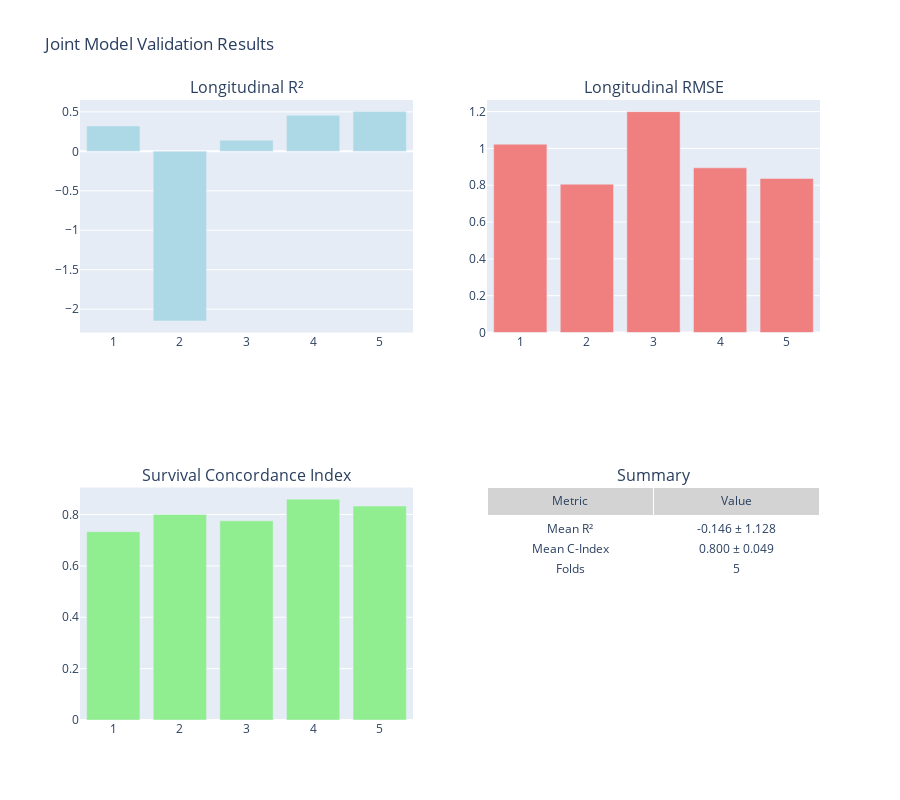

The notebook cell this image was saved under:
### Code cell
if hasattr(pipeline.validator, 'validation_results') and pipeline.validator.validation_results:
    # Plot validation metrics across folds
    pipeline.validator.plot_validation_metrics()
else:
    print("   Note: Validation plots not available - run validation first")

### Figure 1 — Plotly figure (JSON) as saved in the notebook; plotly's stock layout.template omitted (floating-point values rounded to 4 significant figures)
{"data": [{"marker": {"color": "lightblue"}, "name": "R²", "type": "bar", "x": [1, 2, 3, 4, 5], "xaxis": "x", "y": [0.3213, -2.148, 0.1397, 0.4557, 0.5028], "yaxis": "y"}, {"marker": {"color": "lightcoral"}, "name": "RMSE", "type": "bar", "x": [1, 2, 3, 4, 5], "xaxis": "x2", "y": [1.023, 0.806, 1.2, 0.8948, 0.8368], "yaxis": "y2"}, {"marker": {"color": "lightgreen"}, "name": "C-Index", "type": "bar", "x": [1, 2, 3, 4, 5], "xaxis": "x3", "y": [0.7333, 0.8004, 0.7756, 0.8599, 0.833], "yaxis": "y3"}, {"cells": {"fill": {"color": "white"}, "values": [["Mean R²", "Mean C-Index", "Folds"], ["-0.146 ± 1.128", "0.800 ± 0.049", "5"]]}, "domain": {"x": [0.55, 1], "y": [0, 0.375]}, "header": {"fill": {"color": "lightgray"}, "values": ["Metric", "Value"]}, "type": "table"}], "layout": {"annotations": [{"font": {"size": 16}, "showarrow": false, "text": "Longitudinal R²", "x": 0.225, "xanchor": "center", "xref": "paper", "y": 1, "yanchor": "bottom", "yref": "paper"}, {"font": {"size": 16}, "showarrow": false, "text": "Longitudinal RMSE", "x": 0.775, "xanchor": "center", "xref": "paper", "y": 1, "yanchor": "bottom", "yref": "paper"}, {"font": {"size": 16}, "showarrow": false, "text": "Survival Concordance Index", "x": 0.225, "xanchor": "center", "xref": "paper", "y": 0.375, "yanchor": "bottom", "yref": "paper"}, {"font": {"size": 16}, "showarrow": false, "text": "Summary", "x": 0.775, "xanchor": "center", "xref": "paper", "y": 0.375, "yanchor": "bottom", "yref": "paper"}], "height": 800, "showlegend": false, "title": {"text": "Joint Model Validation Results"}, "xaxis": {"anchor": "y", "domain": [0, 0.45]}, "xaxis2": {"anchor": "y2", "domain": [0.55, 1]}, "xaxis3": {"anchor": "y3", "domain": [0, 0.45]}, "yaxis": {"anchor": "x", "domain": [0.625, 1]}, "yaxis2": {"anchor": "x2", "domain": [0.625, 1]}, "yaxis3": {"anchor": "x3", "domain": [0, 0.375]}}}
